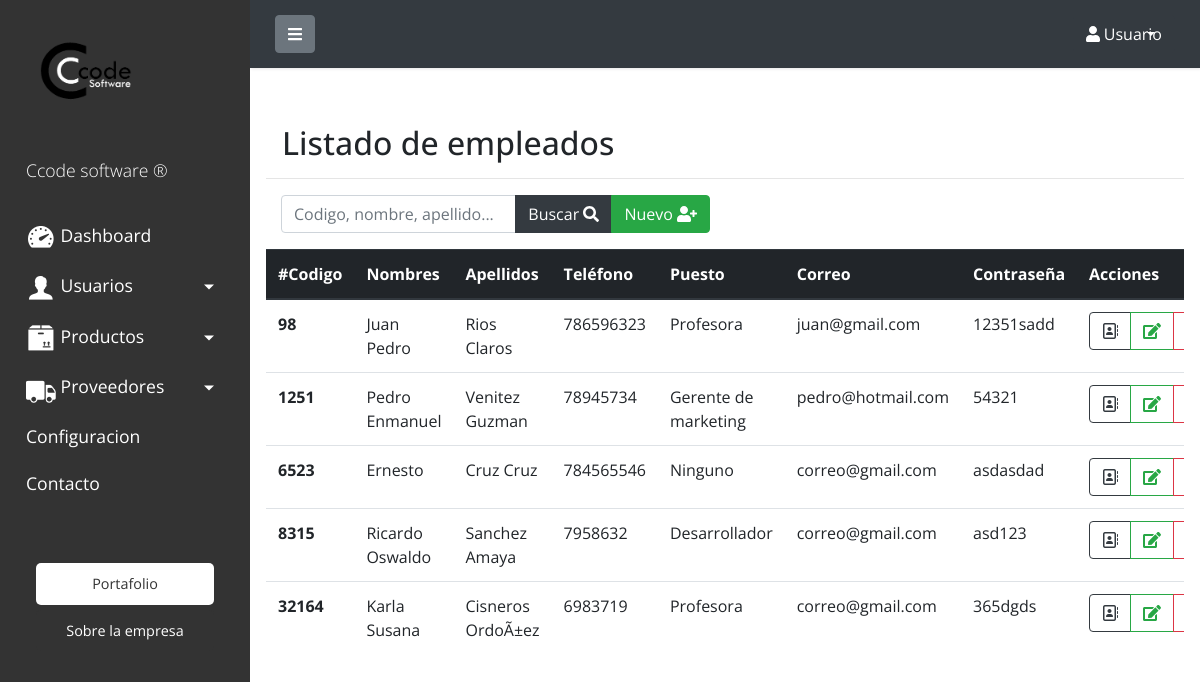
Screenshot of /listado_usuario.php with the database file from the repository.
### tables this page shows
CREATE TABLE `usuarios` (
  `codigo` int(11) NOT NULL,
  `nombres` varchar(30) NOT NULL,
  `apellidos` varchar(30) NOT NULL,
  `telefono` varchar(15) NOT NULL,
  `puesto` varchar(30) NOT NULL,
  `correo` varchar(25) NOT NULL,
  `contrasena` varchar(30) NOT NULL
);

### crud_usuario.php (called while the page is built, shortened)
<?php
    class CrudUsuario{
        public function mostrar(){
            $con_db = Conexion::conectar();
            $listaUsuarios = [];
            $select = $con_db->query('SELECT * FROM usuarios');
            foreach($select->fetchAll() as $usuario){
                $newUsuario = new Usuario();
                $newUsuario->setCodigo($usuario['codigo']);
                $newUsuario->setNombre($usuario['nombres']);
                $newUsuario->setApellido($usuario['apellidos']);
                $newUsuario->setTelefono($usuario['telefono']);
                $newUsuario->setPuesto($usuario['puesto']);
                $newUsuario->setCorreo($usuario['correo']);
                $newUsuario->setContrasena($usuario['contrasena']);
                $listaUsuarios[]=$newUsuario;
            }
            return $listaUsuarios;
        }
    }
?>

### usuario.php (called while the page is built, shortened)
<?php
    class Usuario{
        private $codigo;
        private $nombres;
        private $apellidos;
        private $telefono;
        private $puesto;
        private $correo;
        private $contraseña;
        public function getNombre(){
            return $this->nombres;
        }
        public function getApellido(){
            return $this->apellidos;
        }
        public function getTelefono(){
            return $this->telefono;
        }
        public function getPuesto(){
            return $this->puesto;
        }
        public function getCorreo(){
            return $this->correo;
        }
        public function getContrasena(){
            return $this->contraseña;
        }
        public function getCodigo(){
            return $this->codigo;
        }
        public function setNombre($nombres){
            $this->nombres = $nombres;
        }
        public function setApellido($apellidos){
            $this->apellidos = $apellidos;
        }
        public function setTelefono($telefono){
            $this->telefono = $telefono;
        }
        public function setPuesto($puesto){
            $this->puesto = $puesto;
        }
        public function setCorreo($correo){
            $this->correo = $correo;
        }
        public function setContrasena($contraseña){
            $this->contraseña = $contraseña;
        }
        public function setCodigo($codigo){
            $this->codigo = $codigo;
        }
    }
?>

### listado_usuario.php (the view, shortened to what this page needs)
<?php include 'include/header.php' ?>
<?php
require_once('crud_usuario.php');
require_once('usuario.php');
$crud = new CrudUsuario();
$listaUsuarios = $crud->mostrar();
?>
<span class="h2 p-3">Listado de empleados</span><hr/>
         <div class="input-group mb-3 col-md-6">
          <input type="text" class="form-control" placeholder="Codigo, nombre, apellido..." >
          <div class="input-group-append">
            <button class="btn btn-dark" type="button">Buscar <i class="fas fa-search"></i></button>
            <button type="button" class="btn btn-success" data-toggle="modal" data-target="#modalNuevo">Nuevo <i class="fas fa-user-plus"></i></button>
          </div>
        </div>
        <div class="table-responsive">
        <table class="table">
                    <thead class="thead-dark ">
                      <tr>
                        <th scope="col">#Codigo</th>
                        <th scope="col">Nombres</th>
                        <th scope="col">Apellidos</th>
                        <th scope="col">Teléfono</th>
                        <th scope="col">Puesto</th>
                        <th scope="col">Correo</th>
                        <th scope="col">Contraseña</th>
                        <th scope="col">Acciones</th>
                      </tr>
                    </thead>
                    <tbody>
                        <?php foreach($listaUsuarios as $usuario){?>
                          <tr>
                          <th scope="row"> <?php echo $usuario->getCodigo()?></th>
                          <td> <?php echo $usuario->getNombre()?></td>
                          <td> <?php echo $usuario->getApellido()?></td>
                          <td> <?php echo $usuario->getTelefono()?></td>
                          <td> <?php echo $usuario->getPuesto()?></td>
                          <td> <?php echo $usuario->getCorreo()?></td>
                          <td> <?php echo $usuario->getContrasena()?></td>
                          <td >
                          <div class="btn-group" >
                            <button class="btn btn-outline-dark" type="button" data-toggle="modal"
                            <?php echo 'data-target="#modal-'.$usuario->getCodigo().'"' ?> > <i class="far fa-address-book"></i></button>
                            <a href="editar_usuario.php?codigo=<?php echo $usuario->getCodigo()?>&accion=actualizar" class="btn btn-outline-success"><i class="fas fa-edit"></i></a>
                            <a class="btn btn-outline-danger" href="usuario_controller.php?codigo=<?php echo $usuario->getCodigo()?>&accion=eliminar">
                            <i class="fas fa-trash-alt"></i></a>
                          </div>
                          </td>
                        </tr>
                       <?php }?>
            </table>
        </div>
        </div>
<?php include 'include/footer.php' ?>

### include/header.php (shortened to what this page needs)
<!DOCTYPE html>
<html>
<head>
    <link rel="stylesheet" href="https://stackpath.bootstrapcdn.com/bootstrap/4.1.0/css/bootstrap.min.css">
    <link rel="stylesheet" href="./style.css">
    <link rel="stylesheet" href="https://cdnjs.cloudflare.com/ajax/libs/malihu-custom-scrollbar-plugin/3.1.5/jquery.mCustomScrollbar.min.css">
</head>
<body>
    <div class="wrapper">
        <nav id="sidebar" class="p-3">
            <div class="sidebar-header">
                <a href="index.php"><img src="include/img/ccode-logo.png" style="width: 100px;"></a>
            </div>
            <ul class="list-unstyled components">
                <p>Ccode software ®</p>
                <li>
                    <a href="dashboard.php"><img src="include/icons/dashboard.png"> Dashboard</a>
                </li>
                <li class="">
                    <a href="#homeSubmenu" data-toggle="collapse" aria-expanded="false" class="dropdown-toggle">
                    <img src="include/icons/users.png"> Usuarios
                    </a>
                </li>
                <li>
                    <a href="#pageSubmenu" data-toggle="collapse" aria-expanded="false" class="dropdown-toggle">
                        <img src="include/icons/productos.png" style="height:30px"> Productos
                    </a>
                </li>
                <li>
                    <a href="#proveedorSubmenu" data-toggle="collapse" aria-expanded="false" class="dropdown-toggle">
                        <img src="include/icons/proveedor.png" style="height:30px"> Proveedores
                    </a>
                </li>
                <li>
                    <a href="#">Configuracion</a>
                </li>
                <li>
                    <a href="#">Contacto</a>
                </li>
            </ul>
            <ul class="list-unstyled CTAs">
                <li>
                    <a href="#" class="download">Portafolio</a>
                </li>
                <li>
                    <a href="#" class="article">Sobre la empresa</a>
                </li>
            </ul>
        </nav>
        <div id="content" >
            <nav class="navbar navbar-expand-lg navbar-dark bg-dark ">
                <div class="container-fluid">
                    <button type="button" id="sidebarCollapse" class="btn btn-secondary">
                    <i class="fas fa-bars"></i>
                    </button>
                    <div class="collapse navbar-collapse" id="navbarSupportedContent">
                        <ul class="nav navbar-nav ml-auto">
                            <li class="nav-item dropdown active">
                                <div class="dropdown">
                                    <button class="btn btn-dark dropdown-toggle rounded" type="button" id="dropdownMenuButton" data-toggle="dropdown" aria-haspopup="true" aria-expanded="false">
                                    <i class="fas fa-user" ></i> Usuario
                                    </button>
                                </div>
                            </li>
                        </ul>
                    </div>
                </div>
            </nav>
				<div class="p-3">

### include/footer.php (shortened to what this page needs)
        </div>
        </div>
</body>
</html>

### style.css (style rules this page uses)
body { font-family: 'Open Sans', sans-serif; background: #ffffff; }
p { font-family: 'Open Sans', sans-serif; font-size: 1.1em; font-weight: 300; line-height: 1.7em; color: #999; }
a, a:hover, a:focus { color: inherit; text-decoration: none; transition: all 0.3s; }
.navbar { padding: 15px 10px; background: #fff; border: none; border-radius: 0; margin-bottom: 40px; box-shadow: 1px 1px 3px rgba(0, 0, 0, 0.1); }
.wrapper { display: flex; width: 100%; align-items: stretch; }
#sidebar { width: 250px; position: fixed; top: 0; left: 0; height: 100vh; z-index: 999; background: rgb(51,51,51); color: #fff; transition: all 0.3s; }
#sidebar .sidebar-header { padding: 20px; background: rgb(51,51,51); }
#sidebar ul.components { padding: 20px 0; border-bottom: 1px solid rgb(51,51,51); }
#sidebar ul p { color: #fff; padding: 10px; }
#sidebar ul li a { padding: 10px; font-size: 1.1em; display: block; }
a[data-toggle="collapse"] { position: relative; }
.dropdown-toggle::after { display: block; position: absolute; top: 50%; right: 20px; transform: translateY(-50%); }
ul.CTAs { padding: 20px; }
ul.CTAs a { text-align: center; font-size: 0.9em !important; display: block; border-radius: 5px; margin-bottom: 5px; }
a.download { background: #fff; color: rgb(51,51,51); }
a.article, a.article:hover { background:rgb(51,51,51) !important; color: #fff !important; }
#content { width: calc(100% - 250px); min-height: 100vh; transition: all 0.3s; position: absolute; top: 0; right: 0; }

### rows the page displays
usuarios: codigo "98", nombres "Juan Pedro", apellidos "Rios Claros", telefono "786596323", puesto "Profesora", correo "juan@gmail.com", contrasena "12351sadd"
usuarios: codigo "1251", nombres "Pedro Enmanuel", apellidos "Venitez Guzman", telefono "78945734", puesto "Gerente de marketing", correo "pedro@hotmail.com", contrasena "54321"
usuarios: codigo "6523", nombres "Ernesto", apellidos "Cruz Cruz", telefono "784565546", puesto "Ninguno", correo "correo@gmail.com", contrasena "asdasdad"
usuarios: codigo "8315", nombres "Ricardo Oswaldo", apellidos "Sanchez Amaya", telefono "7958632", puesto "Desarrollador", correo "correo@gmail.com", contrasena "asd123"
usuarios: codigo "32164", nombres "Karla Susana", apellidos "Cisneros OrdoÃ±ez", telefono "6983719", puesto "Profesora", correo "correo@gmail.com", contrasena "365dgds"
